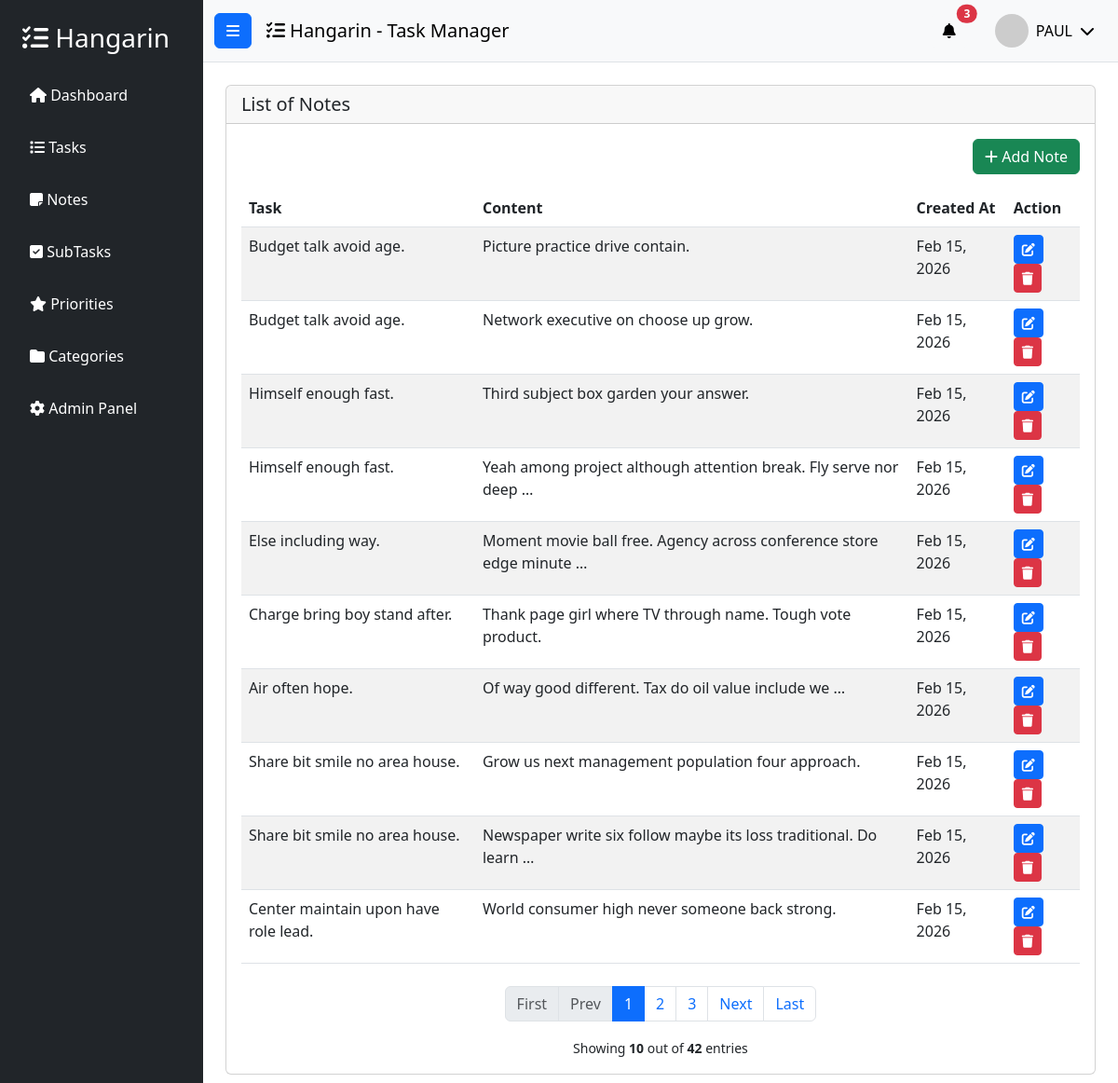
The page /note_list/ (signed in) on the database its author committed.
### tasks/models.py (models this page shows, shortened)
class BaseModel(models.Model):
    created_at = models.DateTimeField(auto_now_add=True)
    updated_at = models.DateTimeField(auto_now=True)
    class Meta:
        abstract = True

class Note(BaseModel):
    task = models.ForeignKey(
        Task,
        on_delete=models.CASCADE,
        related_name="notes",
    )
    content = models.TextField()
    class Meta:
        verbose_name = "Note"
        verbose_name_plural = "Notes"

class Task(BaseModel):
    title = models.CharField(max_length=255)
    description = models.CharField(max_length=500)
    deadline = models.DateTimeField()
    status = models.CharField(
        max_length=50,
        choices=STATUS_CHOICES,
        default="Pending",
    )
    category = models.ForeignKey(
        Category,
        on_delete=models.SET_NULL,
        null=True,
        blank=True,
        related_name="tasks",
    )
    priority = models.ForeignKey(
        Priority,
        on_delete=models.SET_NULL,
        null=True,
        blank=True,
        related_name="tasks",
    )
    class Meta:
        verbose_name = "Task"
        verbose_name_plural = "Tasks"

### tasks/views.py (the view)
# urls.py: path('note_list/', views.NoteList.as_view(), name='note-list'),
class NoteList(LoginRequiredMixin, ListView):
    model = Note
    context_object_name = 'notes'
    template_name = 'note_list.html'
    paginate_by = 10
    login_url = '/accounts/login/'

### templates/note_list.html (shortened to what this page needs)
{% extends 'base.html' %}
{% load static %}
{% block content %}
<div class="row">
    <div class="col-12">
        <div class="card">
            <div class="card-header">
                <h5 class="card-title mb-0">List of Notes</h5>
            </div>
            <div class="card-body">
                <div class="mb-3 text-end">
                    <a href="{% url 'note-add' %}" class="btn btn-success">
                        <i class="fas fa-plus"></i> Add Note
                    </a>
                </div>
                <table class="table table-striped">
                    <thead>
                        <tr>
                            <th>Task</th>
                            <th>Content</th>
                            <th>Created At</th>
                            <th>Action</th>
                        </tr>
                    </thead>
                    <tbody>
                        {% for note in object_list %}
                        <tr>
                            <td>{{ note.task.title }}</td>
                            <td>{{ note.content|truncatewords:10 }}</td>
                            <td>{{ note.created_at|date:"M d, Y" }}</td>
                            <td>
                                <a href="{% url 'note-update' note.id %}" class="btn btn-sm btn-primary">
                                    <i class="fas fa-edit"></i>
                                </a>
                                <a href="{% url 'note-delete' note.id %}" class="btn btn-sm btn-danger">
                                    <i class="fas fa-trash"></i>
                                </a>
                            </td>
                        </tr>
                        {% empty %}
                        <tr>
                            <td colspan="4" class="text-center">No notes found</td>
                        </tr>
                        {% endfor %}
                    </tbody>
                </table>
                {% include 'includes/pagination.html' %}
            </div>
        </div>
    </div>
</div>
{% endblock %}

### templates/base.html (shortened to what this page needs)
{% load static %}
<!DOCTYPE html>
<html lang="en">
<head>
    <link href="https://cdn.jsdelivr.net/npm/bootstrap@5.3.0/dist/css/bootstrap.min.css" rel="stylesheet">
    <link rel="stylesheet" href="https://cdnjs.cloudflare.com/ajax/libs/font-awesome/6.4.0/css/all.min.css">
</head>
<body>
    <div class="wrapper d-flex">
        <nav id="sidebar" class="bg-dark text-white" style="width: 250px; min-height: 100vh;">
            <div class="p-4">
                <h3 class="mb-4">
                    <i class="fas fa-tasks"></i> Hangarin
                </h3>
                <ul class="list-unstyled">
                    <li class="mb-3">
                        <a href="{% url 'home' %}" class="text-white text-decoration-none d-block p-2 rounded hover-bg">
                            <i class="fas fa-home"></i> Dashboard
                        </a>
                    </li>
                    <li class="mb-3">
                        <a href="{% url 'task-list' %}" class="text-white text-decoration-none d-block p-2 rounded hover-bg">
                            <i class="fas fa-list"></i> Tasks
                        </a>
                    </li>
                    <li class="mb-3">
                        <a href="{% url 'note-list' %}" class="text-white text-decoration-none d-block p-2 rounded hover-bg">
                            <i class="fas fa-sticky-note"></i> Notes
                        </a>
                    </li>
                    <li class="mb-3">
                        <a href="{% url 'subtask-list' %}" class="text-white text-decoration-none d-block p-2 rounded hover-bg">
                            <i class="fas fa-check-square"></i> SubTasks
                        </a>
                    </li>
                    <li class="mb-3">
                        <a href="{% url 'priority-list' %}" class="text-white text-decoration-none d-block p-2 rounded hover-bg">
                            <i class="fas fa-star"></i> Priorities
                        </a>
                    </li>
                    <li class="mb-3">
                        <a href="{% url 'category-list' %}" class="text-white text-decoration-none d-block p-2 rounded hover-bg">
                            <i class="fas fa-folder"></i> Categories
                        </a>
                    </li>
                    <li class="mb-3">
                        <a href="/admin/" class="text-white text-decoration-none d-block p-2 rounded hover-bg">
                            <i class="fas fa-cog"></i> Admin Panel
                        </a>
                    </li>
                </ul>
            </div>
        </nav>
        <div class="flex-fill">
            <nav class="navbar navbar-expand-lg navbar-light bg-light border-bottom">
                <div class="container-fluid">
                    <button class="btn btn-primary me-3" id="sidebarToggle">
                        <i class="fas fa-bars"></i>
                    </button>
                    <span class="navbar-brand mb-0 h1">
                        <i class="fas fa-tasks"></i> Hangarin - Task Manager
                    </span>
                    <div class="ms-auto d-flex align-items-center">
                        <div class="dropdown me-3">
                            <button class="btn btn-light position-relative" type="button" id="notificationDropdown" data-bs-toggle="dropdown">
                                <i class="fas fa-bell"></i>
                                <span class="position-absolute top-0 start-100 translate-middle badge rounded-pill bg-danger">
                                    3
                                </span>
                            </button>
                        </div>
                        <div class="dropdown">
                            <button class="btn btn-light d-flex align-items-center" type="button" id="userDropdown" data-bs-toggle="dropdown">
                                <img src="https://ui-avatars.com/api/?name={{ user.username|default:'User' }}&background=007bff&color=fff&size=36"
                                     alt="user"
                                     class="rounded-circle me-2"
                                     width="36"
                                     height="36">
                                <span class="d-none d-md-inline">
                                    {% if user.is_authenticated %}
                                        {{ user.username }}
                                    {% else %}
                                        Guest
                                    {% endif %}
                                </span>
                                <i class="fas fa-chevron-down ms-2"></i>
                            </button>
                        </div>
                    </div>
                </div>
            </nav>
            <div class="container-fluid p-4">
                {% block content %}
                {% endblock %}
            </div>
        </div>
    </div>
</body>
</html>

### rows shown on the page
Note: task "Budget talk avoid age.", content "Picture practice drive contain.", created_at "Feb 15, 2026"
Note: task "Budget talk avoid age.", content "Network executive on choose up grow.", created_at "Feb 15, 2026"
Note: task "Himself enough fast.", content "Third subject box garden your answer.", created_at "Feb 15, 2026"
Note: task "Himself enough fast.", content "Yeah among project although attention break. Fly serve nor deep …", created_at "Feb 15, 2026"
Note: task "Else including way.", content "Moment movie ball free. Agency across conference store edge minute …", created_at "Feb 15, 2026"
Note: task "Charge bring boy stand after.", content "Thank page girl where TV through name. Tough vote product.", created_at "Feb 15, 2026"
Note: task "Air often hope.", content "Of way good different. Tax do oil value include we …", created_at "Feb 15, 2026"
Note: task "Share bit smile no area house.", content "Grow us next management population four approach.", created_at "Feb 15, 2026"
Note: task "Share bit smile no area house.", content "Newspaper write six follow maybe its loss traditional. Do learn …", created_at "Feb 15, 2026"
Note: task "Center maintain upon have role lead.", content "World consumer high never someone back strong.", created_at "Feb 15, 2026"

### other values the page prints
{{ user.username }} "PAUL"
{{ page_num }} "1"
{{ page_num }} "2" "3"
{{ object_list|length }} "10"
{{ paginator.count }} "42"
